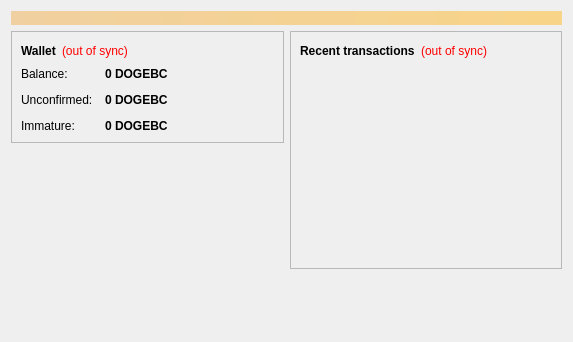
<?xml version="1.0" encoding="UTF-8"?>
<ui version="4.0">
 <class>OverviewPage</class>
 <widget class="QWidget" name="OverviewPage">
  <property name="geometry">
   <rect>
    <x>0</x>
    <y>0</y>
    <width>573</width>
    <height>342</height>
   </rect>
  </property>
  <property name="windowTitle">
   <string>Form</string>
  </property>
  <layout class="QVBoxLayout" name="topLayout">
   <item>
    <widget class="QLabel" name="labelAlerts">
     <property name="visible">
      <bool>false</bool>
     </property>
     <property name="styleSheet">
      <string notr="true">background-color: qlineargradient(x1: 0, y1: 0, x2: 1, y2: 0, stop:0 #F0D0A0, stop:1 #F8D488); color:#000000;</string>
     </property>
     <property name="wordWrap">
      <bool>true</bool>
     </property>
     <property name="margin">
      <number>3</number>
     </property>
    </widget>
   </item>
   <item>
    <layout class="QHBoxLayout" name="horizontalLayout" stretch="1,1">
     <item>
      <layout class="QVBoxLayout" name="verticalLayout_2">
       <item>
        <widget class="QFrame" name="frame">
         <property name="frameShape">
          <enum>QFrame::StyledPanel</enum>
         </property>
         <property name="frameShadow">
          <enum>QFrame::Raised</enum>
         </property>
         <layout class="QVBoxLayout" name="verticalLayout_4">
          <item>
           <layout class="QHBoxLayout" name="horizontalLayout_4">
            <item>
             <widget class="QLabel" name="label_5">
              <property name="font">
               <font>
                <weight>75</weight>
                <bold>true</bold>
               </font>
              </property>
              <property name="text">
               <string>Wallet</string>
              </property>
             </widget>
            </item>
            <item>
             <widget class="QLabel" name="labelWalletStatus">
              <property name="toolTip">
               <string>The displayed information may be out of date. Your wallet automatically synchronizes with the DOGEBLACKCOIN network after a connection is established, but this process has not completed yet.</string>
              </property>
              <property name="styleSheet">
               <string notr="true">QLabel { color: red; }</string>
              </property>
              <property name="text">
               <string notr="true">(out of sync)</string>
              </property>
              <property name="alignment">
               <set>Qt::AlignLeading|Qt::AlignLeft|Qt::AlignVCenter</set>
              </property>
             </widget>
            </item>
            <item>
             <spacer name="horizontalSpacer_2">
              <property name="orientation">
               <enum>Qt::Horizontal</enum>
              </property>
              <property name="sizeHint" stdset="0">
               <size>
                <width>40</width>
                <height>20</height>
               </size>
              </property>
             </spacer>
            </item>
           </layout>
          </item>
          <item>
           <layout class="QFormLayout" name="formLayout_2">
            <property name="fieldGrowthPolicy">
             <enum>QFormLayout::AllNonFixedFieldsGrow</enum>
            </property>
            <property name="horizontalSpacing">
             <number>12</number>
            </property>
            <property name="verticalSpacing">
             <number>12</number>
            </property>
            <item row="0" column="0">
             <widget class="QLabel" name="label">
              <property name="text">
               <string>Balance:</string>
              </property>
             </widget>
            </item>
            <item row="0" column="1">
             <widget class="QLabel" name="labelBalance">
              <property name="font">
               <font>
                <weight>75</weight>
                <bold>true</bold>
               </font>
              </property>
              <property name="cursor">
               <cursorShape>IBeamCursor</cursorShape>
              </property>
              <property name="toolTip">
               <string>Your current balance</string>
              </property>
              <property name="text">
               <string notr="true">0 DOGEBC</string>
              </property>
              <property name="textInteractionFlags">
               <set>Qt::LinksAccessibleByMouse|Qt::TextSelectableByKeyboard|Qt::TextSelectableByMouse</set>
              </property>
             </widget>
            </item>
            <item row="1" column="0">
             <widget class="QLabel" name="label_3">
              <property name="text">
               <string>Unconfirmed:</string>
              </property>
             </widget>
            </item>
            <item row="1" column="1">
             <widget class="QLabel" name="labelUnconfirmed">
              <property name="font">
               <font>
                <weight>75</weight>
                <bold>true</bold>
               </font>
              </property>
              <property name="cursor">
               <cursorShape>IBeamCursor</cursorShape>
              </property>
              <property name="toolTip">
               <string>Total of transactions that have yet to be confirmed, and do not yet count toward the current balance</string>
              </property>
              <property name="text">
               <string notr="true">0 DOGEBC</string>
              </property>
              <property name="textInteractionFlags">
               <set>Qt::LinksAccessibleByMouse|Qt::TextSelectableByKeyboard|Qt::TextSelectableByMouse</set>
              </property>
             </widget>
            </item>
            <item row="2" column="0">
             <widget class="QLabel" name="labelImmatureText">
              <property name="text">
               <string>Immature:</string>
              </property>
             </widget>
            </item>
            <item row="2" column="1">
             <widget class="QLabel" name="labelImmature">
              <property name="font">
               <font>
                <weight>75</weight>
                <bold>true</bold>
               </font>
              </property>
              <property name="toolTip">
               <string>Mined balance that has not yet matured</string>
              </property>
              <property name="text">
               <string notr="true">0 DOGEBC</string>
              </property>
              <property name="textInteractionFlags">
               <set>Qt::LinksAccessibleByMouse|Qt::TextSelectableByKeyboard|Qt::TextSelectableByMouse</set>
              </property>
             </widget>
            </item>
           </layout>
          </item>
         </layout>
        </widget>
       </item>
       <item>
        <spacer name="verticalSpacer">
         <property name="orientation">
          <enum>Qt::Vertical</enum>
         </property>
         <property name="sizeHint" stdset="0">
          <size>
           <width>20</width>
           <height>40</height>
          </size>
         </property>
        </spacer>
       </item>
      <item>
         <widget class="QLabel" name="coinimage">
          <property name="text">
           <string/>
          </property>
          <property name="pixmap">
           <pixmap resource="../bitcoin.qrc">:/icons/bitcoin</pixmap>
          </property>
          <property name="scaledContents">
           <bool>false</bool>
          </property>
          <property name="alignment">
           <set>Qt::AlignCenter</set>
          </property>
          <property name="margin">
           <number>-2</number>
          </property>
         </widget>
        </item>
      </layout>
     </item>
     <item>
      <layout class="QVBoxLayout" name="verticalLayout_3">
       <item>
        <widget class="QFrame" name="frame_2">
         <property name="frameShape">
          <enum>QFrame::StyledPanel</enum>
         </property>
         <property name="frameShadow">
          <enum>QFrame::Raised</enum>
         </property>
         <layout class="QVBoxLayout" name="verticalLayout">
          <item>
           <layout class="QHBoxLayout" name="horizontalLayout_2">
            <item>
             <widget class="QLabel" name="label_4">
              <property name="text">
               <string>&lt;b&gt;Recent transactions&lt;/b&gt;</string>
              </property>
             </widget>
            </item>
            <item>
             <widget class="QLabel" name="labelTransactionsStatus">
              <property name="toolTip">
               <string>The displayed information may be out of date. Your wallet automatically synchronizes with the DOGEBLACKCOIN network after a connection is established, but this process has not completed yet.</string>
              </property>
              <property name="styleSheet">
               <string notr="true">QLabel { color: red; }</string>
              </property>
              <property name="text">
               <string notr="true">(out of sync)</string>
              </property>
              <property name="alignment">
               <set>Qt::AlignRight|Qt::AlignTrailing|Qt::AlignVCenter</set>
              </property>
             </widget>
            </item>
            <item>
             <spacer name="horizontalSpacer">
              <property name="orientation">
               <enum>Qt::Horizontal</enum>
              </property>
              <property name="sizeHint" stdset="0">
               <size>
                <width>40</width>
                <height>20</height>
               </size>
              </property>
             </spacer>
            </item>
           </layout>
          </item>
          <item>
           <widget class="QListView" name="listTransactions">
            <property name="styleSheet">
             <string notr="true">QListView { background: transparent; }</string>
            </property>
            <property name="frameShape">
             <enum>QFrame::NoFrame</enum>
            </property>
            <property name="verticalScrollBarPolicy">
             <enum>Qt::ScrollBarAlwaysOff</enum>
            </property>
            <property name="horizontalScrollBarPolicy">
             <enum>Qt::ScrollBarAlwaysOff</enum>
            </property>
            <property name="selectionMode">
             <enum>QAbstractItemView::NoSelection</enum>
            </property>
           </widget>
          </item>
         </layout>
        </widget>
       </item>
       <item>
        <spacer name="verticalSpacer_2">
         <property name="orientation">
          <enum>Qt::Vertical</enum>
         </property>
         <property name="sizeHint" stdset="0">
          <size>
           <width>20</width>
           <height>40</height>
          </size>
         </property>
        </spacer>
       </item>
      </layout>
     </item>
    </layout>
   </item>
  </layout>
 </widget>
 <resources/>
 <connections/>
</ui>
